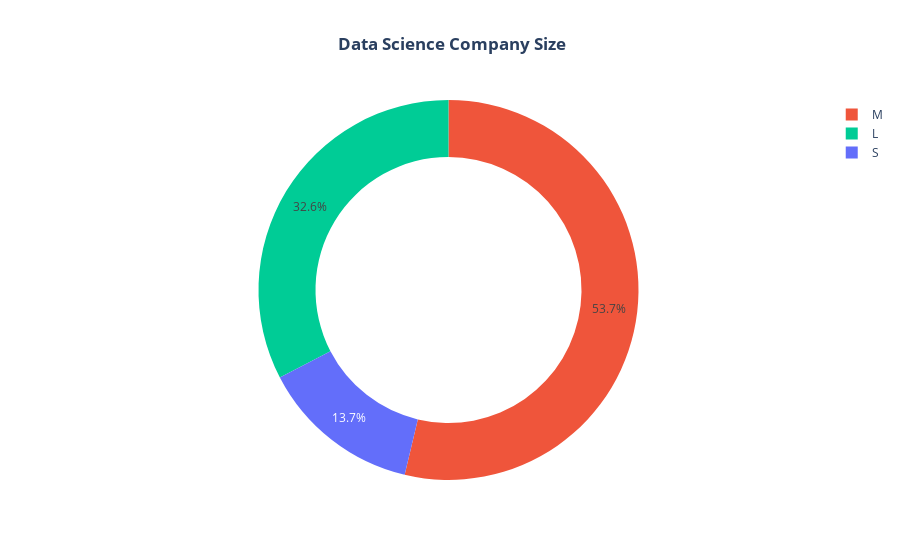

The cell this chart's notebook holds for it:
### Code cell
fig= px.pie(Comp_Size, names='company_size', values='salary_in_usd', color = 'company_size', hole=0.7,
           labels={'company_size':'Company Size', 'salary_in_usd': 'Salary'}, template='plotly',
           title='<b> Data Science Company Size')
fig.update_layout(title_x=0.5)
fig.show()

### Figure 1 — Plotly figure (JSON) as saved in the notebook; plotly's stock layout.template omitted (floating-point values rounded to 4 significant figures)
{"data": [{"customdata": [["S"], ["M"], ["L"]], "domain": {"x": [0, 1], "y": [0, 1]}, "hole": 0.7, "hovertemplate": "Company Size=%{customdata[0]}<br>Salary=%{value}<extra></extra>", "labels": ["S", "M", "L"], "legendgroup": "", "marker": {"colors": ["#636efa", "#EF553B", "#00cc96"]}, "name": "", "showlegend": true, "type": "pie", "values": [83, 326, 198]}], "layout": {"legend": {"tracegroupgap": 0}, "title": {"text": "<b> Data Science Company Size", "x": 0.5}}}
